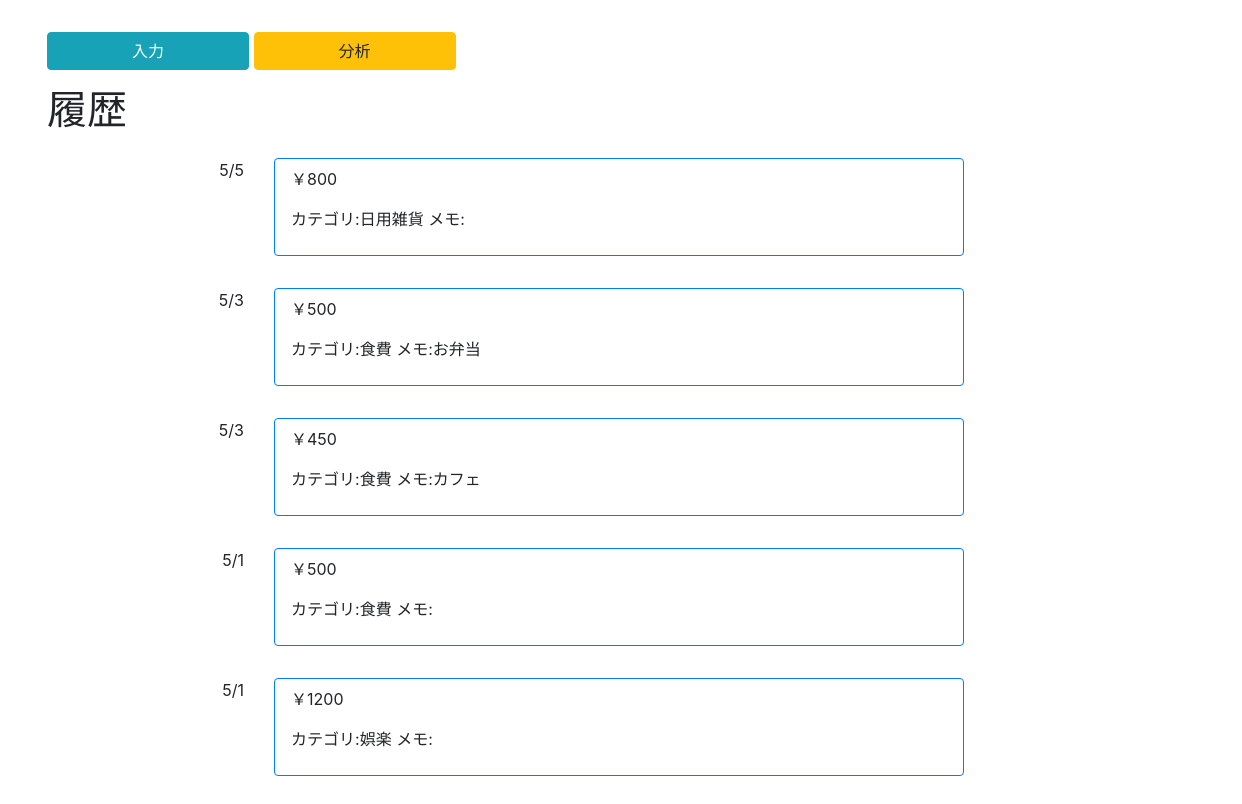
The page / on the database its author committed.
### moneybook/models.py (models this page shows, shortened)
class Spending(models.Model):
    S_CATEGORY = (
        (1, '食費'),
        (2, '日用雑貨'),
        (3, '娯楽'),
        (4, '交通費'),
        (5, '光熱費'),
        (6, 'その他'),
    )
    description = models.CharField('品名',max_length=50, null=True, blank=True)
    s_category = models.IntegerField('カテゴリー', choices=S_CATEGORY, null=True, blank=True)
    money = models.IntegerField('金額',default=0)
    useday = models.DateField('使用日', default=timezone.now)
    note = models.TextField('メモ', blank=True)

### moneybook/views.py (the view)
# urls.py: path('', views.SpendingList.as_view(), name='history'),
class SpendingList(generic.ListView):
    model = Spending
    ordering = '-useday'
    template_name = "moneybook/history.html"

### templates/moneybook/history.html (shortened to what this page needs)
{% extends 'moneybook/base.html' %}
{% load static %}
{% load bootstrap4 %}
{% block content %}
<div class="container-fluid" style='margin:2rem;'>
    <div style="margin-bottom: 1rem;">
    <a class="btn btn-info col-sm-2" href="{% url 'moneybook:input' %}" role="button">入力</a>
    <a class="btn btn-warning col-sm-2" href="#" role="button">分析</a>
    </div>
    <h1>履歴</h1>
    {% for spending in spending_list %}
    <div class="row">
        <div class="col-sm-2 col-1 label">{{ spending.useday|date:"n/j" }}</div>
        <div class="col-sm-10 col-12">
            <div class="card border-primary" style="padding: 0.5rem 1rem; position:relative;">
            <p class="card-text">￥{{ spending.money }}</p>
            <p class="card-text">カテゴリ:{{ spending.get_s_category_display}}
                メモ:{{ spending.note }}</p>
            <a style="display: block; position: absolute; width: 100%; height: 100%;" href="{% url 'moneybook:s_detail' spending.pk %}"></a>
            </div>
        </div>
    </div>
    {% endfor %}
</div>
{% endblock content %}

### static/moneybook/style.css (style rules this page uses)
.row { padding-top: 1rem; padding-bottom: 1rem; padding-left: 1.5rem; }
.label { text-align: right; }
.card { width: 70%; }

### rows shown on the page
Spending: useday "5/5", money "800", s_category "日用雑貨"
Spending: useday "5/3", money "500", s_category "食費", note "お弁当"
Spending: useday "5/3", money "450", s_category "食費", note "カフェ"
Spending: useday "5/1", money "500", s_category "食費"
Spending: useday "5/1", money "1200", s_category "娯楽"
